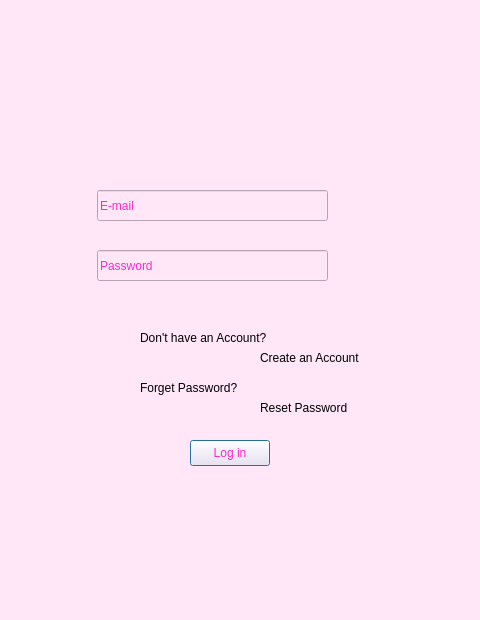
<?xml version="1.0" encoding="UTF-8"?>
<ui version="4.0">
 <class>Dialog</class>
 <widget class="QDialog" name="Dialog">
  <property name="geometry">
   <rect>
    <x>0</x>
    <y>0</y>
    <width>480</width>
    <height>620</height>
   </rect>
  </property>
  <property name="windowTitle">
   <string>Dialog</string>
  </property>
  <property name="styleSheet">
   <string notr="true">background-color: rgb(255, 231, 248)</string>
  </property>
  <widget class="QLineEdit" name="Email">
   <property name="geometry">
    <rect>
     <x>97</x>
     <y>190</y>
     <width>231</width>
     <height>31</height>
    </rect>
   </property>
   <property name="styleSheet">
    <string notr="true">font: italic 13pt &quot;Annai MN&quot;;
color: rgb(255, 39, 205);
</string>
   </property>
   <property name="text">
    <string>E-mail</string>
   </property>
  </widget>
  <widget class="QLineEdit" name="password">
   <property name="geometry">
    <rect>
     <x>97</x>
     <y>250</y>
     <width>231</width>
     <height>31</height>
    </rect>
   </property>
   <property name="styleSheet">
    <string notr="true">font: italic 13pt &quot;Annai MN&quot;;
color: rgb(255, 39, 205);
</string>
   </property>
   <property name="text">
    <string>Password</string>
   </property>
  </widget>
  <widget class="QLabel" name="Dha">
   <property name="geometry">
    <rect>
     <x>140</x>
     <y>330</y>
     <width>141</width>
     <height>16</height>
    </rect>
   </property>
   <property name="styleSheet">
    <string notr="true">color: rgb(0, 0, 0)</string>
   </property>
   <property name="text">
    <string>Don't have an Account?</string>
   </property>
  </widget>
  <widget class="QLabel" name="create">
   <property name="geometry">
    <rect>
     <x>260</x>
     <y>350</y>
     <width>121</width>
     <height>16</height>
    </rect>
   </property>
   <property name="styleSheet">
    <string notr="true">color: rgb(0, 0, 0)</string>
   </property>
   <property name="text">
    <string>Create an Account</string>
   </property>
  </widget>
  <widget class="QLabel" name="reset">
   <property name="geometry">
    <rect>
     <x>260</x>
     <y>400</y>
     <width>121</width>
     <height>16</height>
    </rect>
   </property>
   <property name="text">
    <string>Reset Password</string>
   </property>
  </widget>
  <widget class="QLabel" name="forget">
   <property name="geometry">
    <rect>
     <x>140</x>
     <y>380</y>
     <width>141</width>
     <height>16</height>
    </rect>
   </property>
   <property name="styleSheet">
    <string notr="true"/>
   </property>
   <property name="text">
    <string>Forget Password?</string>
   </property>
  </widget>
  <widget class="QPushButton" name="LoginButton">
   <property name="geometry">
    <rect>
     <x>190</x>
     <y>440</y>
     <width>80</width>
     <height>26</height>
    </rect>
   </property>
   <property name="styleSheet">
    <string notr="true">color: rgb(255, 39, 205); 
font: 700 italic 19pt &quot;Arial&quot;;</string>
   </property>
   <property name="text">
    <string>Log in</string>
   </property>
  </widget>
  <widget class="QLabel" name="label">
   <property name="geometry">
    <rect>
     <x>140</x>
     <y>60</y>
     <width>151</width>
     <height>101</height>
    </rect>
   </property>
   <property name="text">
    <string/>
   </property>
   <property name="pixmap">
    <pixmap>../../Desktop/IMG_0088.png</pixmap>
   </property>
   <property name="scaledContents">
    <bool>true</bool>
   </property>
  </widget>
  <widget class="QLabel" name="label_2">
   <property name="geometry">
    <rect>
     <x>140</x>
     <y>70</y>
     <width>121</width>
     <height>91</height>
    </rect>
   </property>
   <property name="text">
    <string/>
   </property>
   <property name="pixmap">
    <pixmap>photos/IMG_0088.png</pixmap>
   </property>
   <property name="scaledContents">
    <bool>true</bool>
   </property>
  </widget>
 </widget>
 <resources/>
 <connections/>
</ui>
